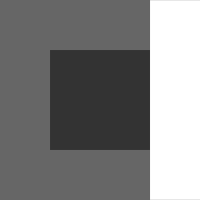
Frame 1 (no input)
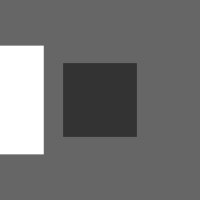
Frame 60 (the mouse pressed at the canvas centre just before this capture)
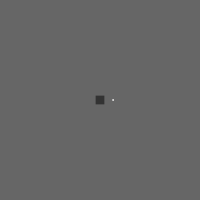
Frame 120 (the mouse held since frame 60 and released just before this capture)

The Processing sketch that drew these frames (run headless with seeded random() and noise(); from frame 60 on, the mouse is pressed at the canvas centre):

// Processing sketch: Scale
// ── Scale.pde
/**
 * Scale 
 * by Denis Grutze. 
 * 
 * Paramenters for the scale() function are values specified 
 * as decimal percentages. For example, the method call scale(2.0) 
 * will increase the dimension of the shape by 200 percent. 
 * Objects always scale from the origin. 
 */
 
float a = 0.0;
float s = 0.0;

void setup()
{
  size(200,200);
  noStroke();
  rectMode(CENTER);
  frameRate(30);
}

void draw()
{
  background(102);
  
  a = a + 0.04;
  s = cos(a)*2;
  
  translate(width/2, height/2);
  scale(s); 
  fill(51);
  rect(0, 0, 50, 50); 
  
  translate(75, 0);
  fill(255);
  scale(s);
  rect(0, 0, 50, 50);       
}
